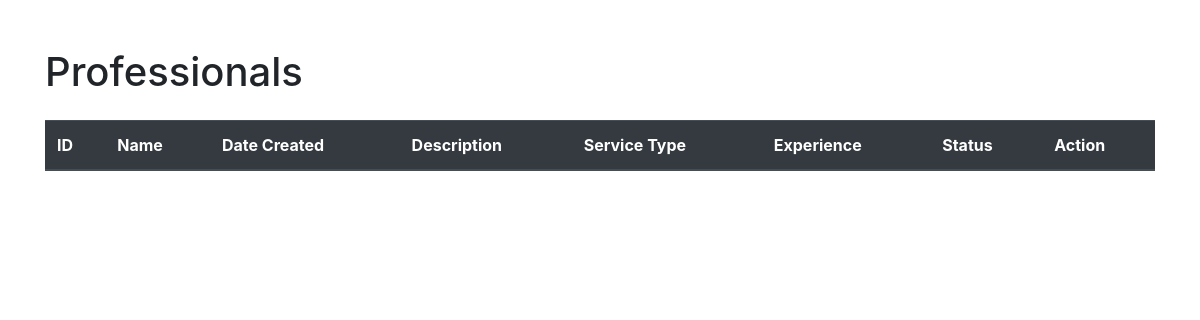
The app's page /professionals, older data.
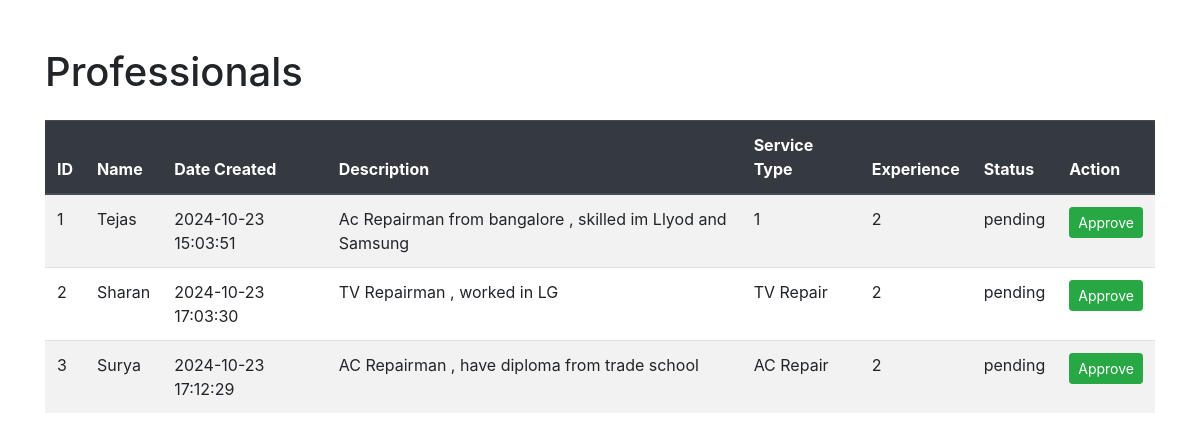
The same page, newer data.
### tables this page shows
CREATE TABLE professionals (
    id INTEGER PRIMARY KEY AUTOINCREMENT,
    name TEXT NOT NULL,
    date_created DATETIME DEFAULT CURRENT_TIMESTAMP,
    description TEXT,
    service_type TEXT NOT NULL,
    experience INTEGER,
    status TEXT DEFAULT 'pending'
, password TEXT);

### app.py (the view)
@app.route('/professionals', methods=['GET', 'POST'])
def view_professionals():
    conn = get_db_connection()
    cursor = conn.cursor()
    if request.method == 'POST':
        professional_id = request.form['professional_id']
        cursor.execute('UPDATE professionals SET status = "approved" WHERE id = ?', (professional_id,))
        conn.commit()
    cursor.execute('SELECT * FROM professionals')
    professionals = cursor.fetchall()
    conn.close()
    return render_template('admin/view_professionals.html', professionals=professionals)

### app.py (called while the page is built)
def get_db_connection():
    conn = sqlite3.connect('your_database.db')
    conn.row_factory = sqlite3.Row
    return conn

### templates/admin/view_professionals.html (shortened to what this page needs)
<!DOCTYPE html>
<html lang="en">
<head>
    <link href="{{ url_for('static', filename='bootstrap/css/bootstrap.min.css') }}" rel="stylesheet">
</head>
<body>
    <div class="container mt-5">
        <h1 class="mb-4">Professionals</h1>
        <table class="table table-striped">
            <thead class="thead-dark">
                <tr>
                    <th scope="col">ID</th>
                    <th scope="col">Name</th>
                    <th scope="col">Date Created</th>
                    <th scope="col">Description</th>
                    <th scope="col">Service Type</th>
                    <th scope="col">Experience</th>
                    <th scope="col">Status</th>
                    <th scope="col">Action</th>
                </tr>
            </thead>
            <tbody>
                {% for professional in professionals %}
                <tr>
                    <td>{{ professional['id'] }}</td>
                    <td>{{ professional['name'] }}</td>
                    <td>{{ professional['date_created'] }}</td>
                    <td>{{ professional['description'] }}</td>
                    <td>{{ professional['service_type'] }}</td>
                    <td>{{ professional['experience'] }}</td>
                    <td>{{ professional['status'] }}</td>
                    <td>
                        {% if professional['status'] != 'approved' %}
                        <form method="POST" class="d-inline">
                            <button type="submit" class="btn btn-success btn-sm">Approve</button>
                        </form>
                        {% else %}
                        <span class="badge badge-success">Approved</span>
                        {% endif %}
                    </td>
                </tr>
                {% endfor %}
            </tbody>
        </table>
    </div>
</body>
</html>

Row changes from the older to the newer data that the page shows:
added professionals: id "1", name "Tejas", date_created "2024-10-23 15:03:51", description "Ac Repairman from bangalore , skilled im Llyod and Samsung", service_type "1", experience "2", status "pending"
added professionals: id "2", name "Sharan", date_created "2024-10-23 17:03:30", description "TV Repairman , worked in LG", service_type "TV Repair", experience "2", status "pending"
added professionals: id "3", name "Surya", date_created "2024-10-23 17:12:29", description "AC Repairman , have diploma from trade school", service_type "AC Repair", experience "2", status "pending"
